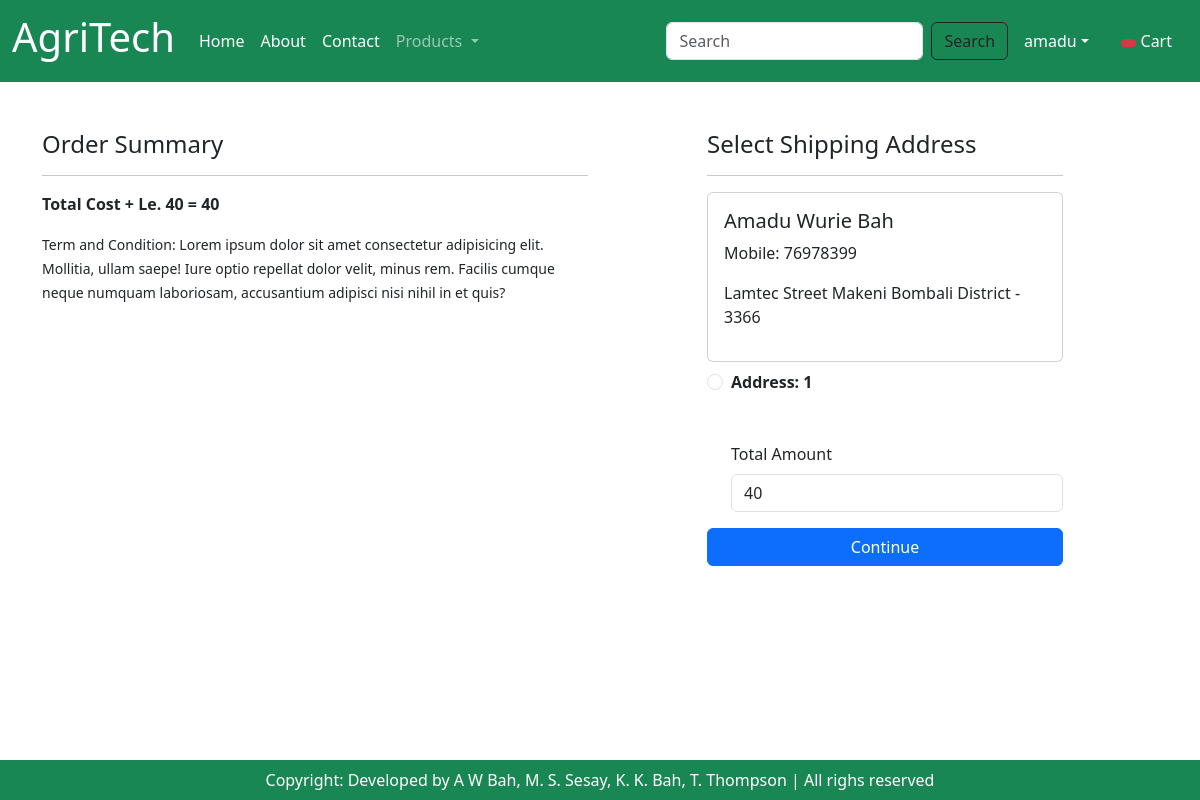
The app's page /checkout/ (signed in) with its own data.
### app/models.py (models this page shows, shortened)
class Customer(models.Model):
    user = models.ForeignKey(User, on_delete=models.CASCADE)
    name = models.CharField(max_length=200)
    locality = models.CharField(max_length=200)
    city= models.CharField(max_length=50)
    mobile = models.IntegerField(default=0)
    zipcode = models.IntegerField()
    state = models.CharField(choices=STATE_CHOICES, max_length=100)

### app/views.py (the view)
# urls.py: path('checkout/', views.checkout.as_view(), name="checkout"),
@method_decorator(login_required, name='dispatch')
class checkout (View):
    def get(self, request):
        totalitem = 0
        if request.user.is_authenticated:
            totalitem = len(Cart.objects.filter(user=request.user))
        user = request.user
        add=Customer.objects.filter(user=user)
        cart_items=Cart.objects.filter(user=user)
        famount = 0
        for p in cart_items:
            value = p.quantity * p.product.discounted_price
            famount = famount + value
        totalamount = famount + 40
        return render(request, 'app/checkout.html', locals())

### app/templates/app/checkout.html (shortened to what this page needs)
{% extends 'app/base.html' %}
{% load static %}
{% block main-content %}
<div class="container">
<div class="row mt-5">
<div class="col-sm-6">
<h4>Order Summary</h4>
<hr>
<p class="fw-bold">Total Cost + Le. 40 = {{totalamount}}</p>
<small>Term and Condition: Lorem ipsum dolor sit amet consectetur adipisicing elit.
    Mollitia, ullam saepe! Iure optio repellat dolor velit, minus rem. Facilis cumque neque numquam laboriosam, accusantium adipisci nisi nihil in et quis?</small> </div>
<div class="col-sm-4 offset-sm-1">
<h4>Select Shipping Address</h4>
<hr>
<form method="post" id="myform"> {% csrf_token %}
{% for ad in add %}
<div class="card">
<div class="card-body">
<h5>{{ad.name}}</h5>
<p>Mobile: {{ad.mobile}}</p>
<p>{{ad.locality}} {{ad.city}} {{ad.state}} - {{ad.zipcode}}</p>
</div>
</div>
<div class="form-check mt-2 mb-5">
<input class="form-check-input" type="radio" name="custid" id="custadd{{forloop.counter}}" value="{{ad.id}}">
    <label class="form-check-label fw-bold" for = "custadd({forloop.counter}}">
Address: {{forloop.counter}} </label>
</div>
{% endfor %}
<div class="form-check mb-3">
<label for="totamount" class="form-label">Total Amount </label>
<input type="number" class="form-control" name="tot amount" value={{totalamount}} readonly> </div>
<div class="text-end">
    <div class="d-grid"><a href="{% url 'payment' %}" class="btn btn-primary">Continue</a></div>
</div>
</form>
</div>
</div>
</div>
    <br>  <br>
      <br>
      <br>
      <br>
{% endblock main-content %}

### app/templates/app/base.html (shortened to what this page needs)
<!DOCTYPE html>
{% load static %}
<html lang="en">
  <head>
    <link
      href="https://cdn.jsdelivr.net/npm/bootstrap@5.3.0/dist/css/bootstrap.min.css"
      rel="stylesheet"
    />
    <link rel="stylesheet" href="{% static 'app/css/owl.carousel.min.css'%}" />
    <link rel="stylesheet" href="{% static 'app/css/all.min.css'%}" />
    <link rel="stylesheet" href="{% static 'app/css/style.css'%}" />
  </head>
  <body>
    <nav class="navbar navbar-expand-lg navbar-dark bg-success">
      <div class="container-fluid">
        <a class="navbar-brand" href="{% url 'home' %}"><h1>AgriTech</h1> </a>
        <div class="collapse navbar-collapse" id="navbarSupportedContent">
          <ul class="navbar-nav me-auto mb-2 mb-lg-0">
            <li class="nav-item">
              <a
                class="nav-link active"
                aria-current="page"
                href="{% url 'home' %}"
                >Home</a>
            </li>
             <li class="nav-item">
              <a class="nav-link text-white" href="{% url 'about' %}">About</a>
            </li>
            <li class="nav-item">
              <a class="nav-link text-white" href="{% url 'contact' %}"
                >Contact</a
              >
            </li>
              {% if request.user.is_authenticated %}
            <li class="nav-item dropdown">
              <a
                class="nav-link dropdown-toggle"
                href="#"
                role="button"
                data-bs-toggle="dropdown"
                aria-expanded="false"
              >
                Products
              </a>
            </li>
          </ul>
      <form class="d-flex" role="search" action="/search">
          <input class="form-control me-2" type="search" placeholder="Search" name="search" aria-label="Search">
          <button class="btn btn-outline-dark" type="submit">Search</button>
      </form>
        </div>
        <ul class="navbar-nav me-auto mb-2 mb-lg-0">
          <li class="nav-item dropdown mx-2">
            <a
              class="nav-link dropdown-toggle text-white"
              href="#"
              id="profileDropdown"
              role="button"
              data-bs-toggle="dropdown"
              aria-expanded="false"
              >{{request.user}}</a
            >
          </li>
          <li class="nav-item mx-2">
            <a href="{% url 'showcart' %}" class="nav-link text-white"><span class="badge bg-danger"> {% if totalitem > 0 %} {{totalitem}} {% endif %}</span> Cart</a>
          </li>
            {% endif %}
        </ul>
      </div>
    </nav>
     {% block main-content %} {% endblock main-content %}
    <footer
      class="container-fluid fixed-bottom bg-success text-center text-white p-2 mt-5"
    >
      Copyright: Developed by A W Bah, M. S. Sesay, K. K. Bah, T. Thompson | All righs reserved
    </footer>
  </body>
</html>

### records on screen
Customer: name "Amadu Wurie Bah", mobile "76978399", locality "Lamtec Street", city "Makeni", state "Bombali District", zipcode "3366"

### other values on screen
{{ request.user }} "amadu"
{{ totalamount }} "40"
